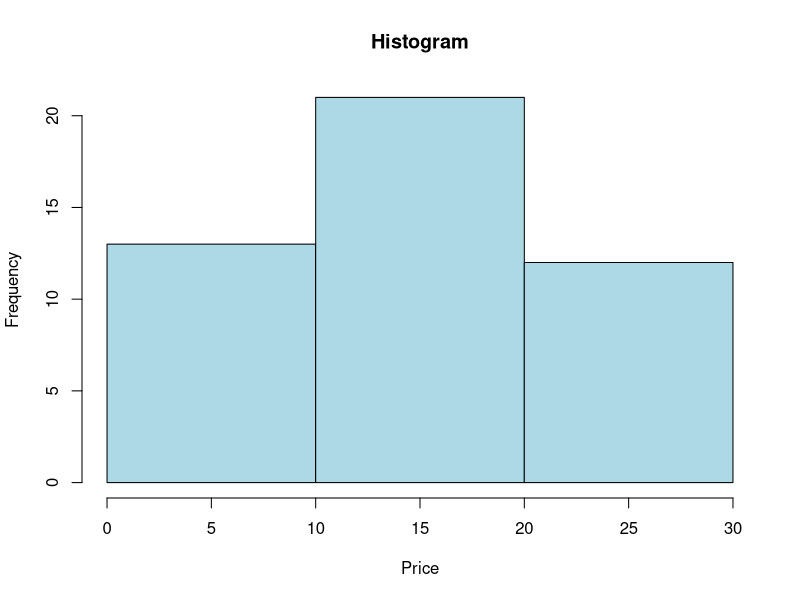

Here is the R script that generated this plot:
price <- c(1,1,5,5,5,5,5,8,8,10,10,10,10,12,14,14,14,15,15,15,15,15,15,18,18,18,18,18,20,20,20,20,20,20,21,21,21,21,25,25,25,25,25,28,28,30)

bins <- 3

group <- cut(seq_along(price), breaks=bins, labels=FALSE)

tapply(price, group, mean)

tapply(price, group, function(x) c(min(x), max(x)))

hist(price, breaks=bins, col="lightblue", main="Histogram", xlab="Price")
